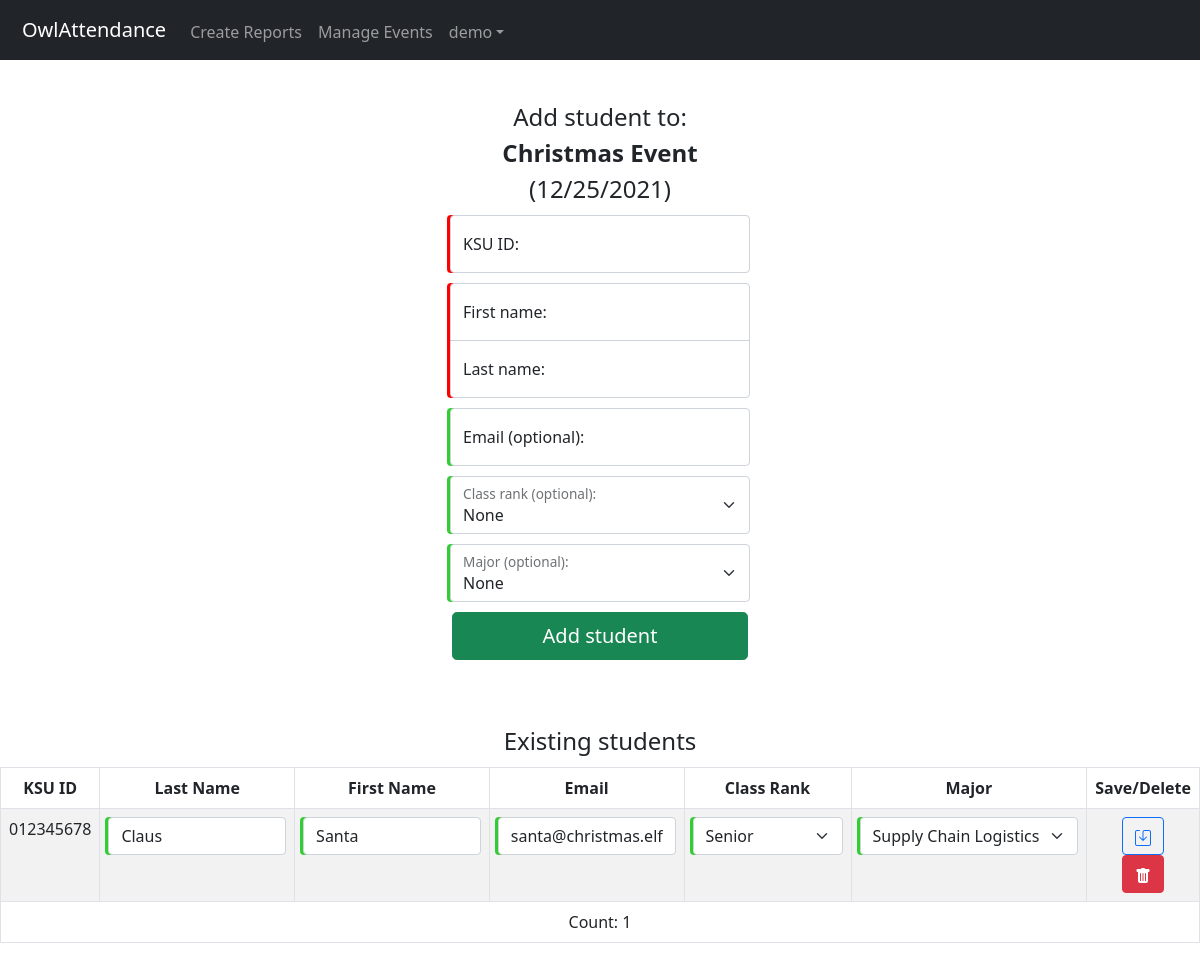
Page /events/1 (signed in) on the committed database.
### app/models.py (models this page shows, shortened)
class Users(db.Model, UserMixin):
    user_id = db.Column(db.INT, name='UserID', primary_key=True)
    username = db.Column(db.CHAR(25), name='Username', index=True, unique=True)
    password_hash = db.Column(db.CHAR(100), name='PasswordHash')

class Event(db.Model):
    event_id = db.Column(db.INT, name='EventID', primary_key=True)
    event_name = db.Column(db.VARCHAR(250), name='EventName', nullable=False)
    event_date = db.Column(db.DATE, name='EventDate', nullable=False, index=True, default=date.today())
    attendance = db.relationship('Student', secondary=attendance, lazy='dynamic', backref=db.backref('events', lazy=True))
    def get_date(self):
        return self.event_date.strftime('%m/%d/%Y')

class Student(db.Model):
    ksu_id = db.Column(db.CHAR(9), name='KSUID', primary_key=True)
    last_name = db.Column(db.VARCHAR(50), name='LastName', nullable=False)
    first_name = db.Column(db.VARCHAR(50), name='FirstName', nullable=False)
    email_address = db.Column(db.VARCHAR(100), name='EmailAddress', nullable=True)
    class_rank = db.Column(db.CHAR(10), name='ClassRank', nullable=True)
    major_id = db.Column(db.INT, db.ForeignKey('major.MajorID'), name='MajorID', nullable=True)
    def get_rank(self):
        if not self.class_rank:
            return ''
        return self.class_rank.rstrip()

class Major(db.Model):
    major_id = db.Column(db.INT, name='MajorID', primary_key=True)
    major_name = db.Column(db.CHAR(100), name='MajorName', nullable=False)
    department = db.Column(db.CHAR(75), name='Department', nullable=False)
    students = db.relationship('Student', backref='major', lazy=True)

### app/routes.py (the view, shortened to what this page needs)
@app.route('/events/<int:event_id>', methods=['GET', 'POST'])
@login_required
def attendance(event_id):
    e = get_event(event_id).first()
    if not e:
        return not_found_error()
    form = StudentForm()
    form.major.choices = [('', 'None')]
    form.major.choices += [(m.major_id, m.major_name) for m in Major.query.order_by(Major.major_name).all()]
    student_list = e.attendance.order_by(Student.last_name).all()
    return render_template('admin/attendance.html', title='Attendance', form=form, name=e.event_name, date=e.get_date(),
                           student_list=student_list, majors=form.major.choices, count=len(student_list))

### app/events.py (called while the page is built)
def get_event(id):
    return Event.query.filter_by(event_id=id)

### app/models.py (called while the page is built)
@login.user_loader
def load_user(id):
    return Users.query.get(int(id))

### app/templates/admin/attendance.html (shortened to what this page needs)
{% extends 'admin/base_admin.html' %}
{% block content %}
    <link rel="stylesheet" type="text/css" href="/static/css/table.css">
    <fieldset class="fieldset">
        <legend>Add student to:<br><strong>{{ name }}</strong><br>({{ date }})</legend>
        {% include 'main/form.html' %}
    </fieldset>
    <br><br>
    <fieldset class="center table-responsive">
        <legend>Existing students</legend>
        <table class="table table-striped table-bordered align-top">
            {% if student_list[0] %}
                <thead>
                    <tr>
                        <th>KSU ID</th>
                        <th>Last Name</th>
                        <th>First Name</th>
                        <th>Email</th>
                        <th>Class Rank</th>
                        <th>Major</th>
                        <th>Save/Delete</th>
                    </tr>
                </thead>
                <tbody>
                    {% for row in student_list %}
                        <form action="" method="post">
                            <tr>
                                <td>{{ row.ksu_id }}</td>
                                <td><input class="form-control" type="text" name="last_name" value="{{ row.last_name }}" required maxlength="50" pattern="[\w\-']+"></td>
                                <td><input class="form-control" type="text" name="first_name" value="{{ row.first_name }}" required maxlength="50" pattern="[\w\-']+"></td>
                                <td><input class="form-control" type="email" name="email" value="{% if row.email_address %}{{ row.email_address }}{% endif %}" maxlength="100"></td>
                                <td>
                                    <select class="form-select" name="class_rank">
                                        <option value="Senior" {% if row.get_rank() == 'Senior' %}selected{% endif %}>Senior</option>
                                    </select>
                                </td>
                                <td>
                                    <select class="form-select" name="major">
                                        {% for major in majors %}
                                            <option value="{{ major[0] }}" {% if major[0] == row.major_id %}selected{% endif %}>{{ major[1] }}</option>
                                        {% endfor %}
                                    </select>
                                </td>
                                <td>
                                    {% set modal_title = 'Delete student "'+row.first_name+' '+row.last_name+'"?' %}
                                    {% set modal_body = 'This will also delete all attendance records for this student.' %}
                                    {% set modal_id = row.ksu_id %}
                                    <button type="submit" class="btn btn-outline-primary" name="save_{{ row.ksu_id }}">
                                    </button>
                                    <button type="button" class="btn btn-danger" data-bs-toggle="modal" data-bs-target="#deleteModal{{ modal_id }}">
                                    </button>
                                </td>
                            </tr>
                        </form>
                    {% endfor %}
                    <tr><td colspan="7">Count: {{ count }}</td></tr>
                </tbody>
            {% else %}
                <tr><td colspan="7">No existing students found.</td></tr>
            {% endif %}
        </table>
    </fieldset>
{% endblock %}

### app/templates/admin/base_admin.html (shortened to what this page needs)
{% extends "main/base.html" %}
{% block header %}
    <link rel="stylesheet" type="text/css" href="/static/css/nav.css">
    <header>
        <nav class="navbar navbar-expand-md navbar-dark bg-dark">
            <div class="container-fluid">
                <span class="navbar-brand mb-0 h1">OwlAttendance</span>
                <div class="collapse navbar-collapse" id="navbar">
                    <div class="navbar-nav me-auto mt-1">
                        <a class="nav-link {% if title == 'Create Reports' %}active{% endif %}" href="{{ url_for('reports') }}">Create Reports</a>
                        <a class="nav-link {% if title == 'Manage Events' %}active{% endif %}" href="{{ url_for('events') }}">Manage Events</a>
                        <li class="nav-item dropdown">
                            <a class="nav-link dropdown-toggle" href="#" id="navbarDropdownMenuLink" role="button" data-bs-toggle="dropdown" aria-expanded="false">{{ current_user.username }}</a>
                        </li>
                    </div>
                </div>
            </div>
        </nav>
    </header><br>
{% endblock %}

### app/templates/main/base.html (shortened to what this page needs)
<!DOCTYPE html>
<html lang="en">
<head>
    <link rel="stylesheet" href="https://cdn.jsdelivr.net/npm/bootstrap@5.0.0-beta2/dist/css/bootstrap.min.css">
    <link rel="stylesheet" type="text/css" href="/static/css/style.css">
</head>
<body>
    {% block header %}{% endblock %}
    {% block content %}{% endblock %}
</body>
</html>

### app/templates/main/form.html (shortened to what this page needs)
<form class="center needs-validation" action="" method="post" novalidate>
    {% for field in form %}
        {% if field.name == "csrf_token" %}
            {{ field }}
        {% elif field.type == "SubmitField" %}
            <div class="d-grid gap-2">
                {{ field(class_="btn btn-success btn-lg") }}
            </div>
        {% else %}
            {% if field.type in ("CheckboxGroup") %}
                {{ field.label(class_="form-label") }}
                {{ field(class_="form-control checkbox", required=True) }}
            {% elif field.type in ("BooleanField") %}
                <div class="form-check">
                    {{ field(class_="form-check-input") }}
                    {{ field.label(class_="form-check-label", for="rememberMe") }}
                </div>
                <br>
            {% else %}
                <div class="form-floating">
                    {{ field(placeholder="1", autofocus=True) }}
                    {{ field.label(class_="form-label") }}
                </div>
            {% endif %}
        {% endif %}
    {% endfor %}
</form>

### app/static/css/style.css (style rules this page uses)
body { text-align: center; }
.btn { margin: 0 2px; }
.fieldset { width: 100%; max-width: 330px; padding: 15px; margin: auto; }
.fieldset .field-top, .fieldset .field-mid { margin-bottom: -1px; border-bottom-left-radius: 0; border-bottom-right-radius: 0; }
.fieldset .field-bot, .fieldset .field-mid { border-top-left-radius: 0; border-top-right-radius: 0; }
.fieldset .field-bot, .fieldset .field { margin-bottom: 10px; }
.form-control, .form-select { min-width: 150px; }
.form-control:valid, .form-select:valid, .checkbox { box-shadow: -3px 0 0 limegreen !important; }
.form-control:invalid, .form-select:invalid, .checkbox-invalid { box-shadow: -3px 0 0 red !important; }
.center { max-width: 330px; margin-left: auto; margin-right: auto; }

### app/static/css/nav.css (style rules this page uses)
nav { padding: 10px; }
.nav-link { color: #999; }

### app/static/css/table.css (style rules this page uses)
.center.table-responsive, .alert { max-width: 768px; }
.center.table-responsive { margin-bottom: 100px; max-width: max-content; }

### rows in the picture
Users: username "demo"
Event: EventName "Christmas Event"
Student: ksu_id "012345678", last_name "Claus", first_name "Santa", email "santa@christmas.elf", class_rank "Senior", major "Supply Chain Logistics"

### other values in the picture
{{ date }} "12/25/2021"
{{ count }} "1"
